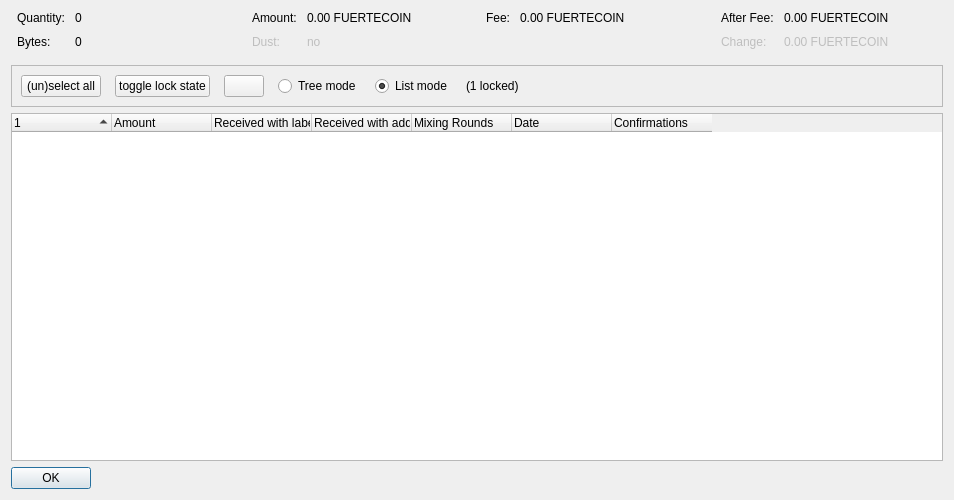
<?xml version="1.0" encoding="UTF-8"?>
<ui version="4.0">
 <class>CoinControlDialog</class>
 <widget class="QDialog" name="CoinControlDialog">
  <property name="geometry">
   <rect>
    <x>0</x>
    <y>0</y>
    <width>954</width>
    <height>500</height>
   </rect>
  </property>
  <property name="windowTitle">
   <string>Coin Selection</string>
  </property>
  <layout class="QVBoxLayout" name="verticalLayout">
   <item>
    <layout class="QHBoxLayout" name="horizontalLayoutTop" stretch="0,0,0,0">
     <property name="topMargin">
      <number>0</number>
     </property>
     <property name="bottomMargin">
      <number>10</number>
     </property>
     <item>
      <layout class="QFormLayout" name="formLayoutCoinControl1">
       <property name="horizontalSpacing">
        <number>10</number>
       </property>
       <property name="verticalSpacing">
        <number>10</number>
       </property>
       <property name="leftMargin">
        <number>6</number>
       </property>
       <property name="rightMargin">
        <number>6</number>
       </property>
       <item row="0" column="0">
        <widget class="QLabel" name="labelCoinControlQuantityText">
         <property name="text">
          <string>Quantity:</string>
         </property>
        </widget>
       </item>
       <item row="0" column="1">
        <widget class="QLabel" name="labelCoinControlQuantity">
         <property name="cursor">
          <cursorShape>IBeamCursor</cursorShape>
         </property>
         <property name="contextMenuPolicy">
          <enum>Qt::ActionsContextMenu</enum>
         </property>
         <property name="text">
          <string notr="true">0</string>
         </property>
         <property name="textInteractionFlags">
          <set>Qt::LinksAccessibleByMouse|Qt::TextSelectableByKeyboard|Qt::TextSelectableByMouse</set>
         </property>
        </widget>
       </item>
       <item row="1" column="0">
        <widget class="QLabel" name="labelCoinControlBytesText">
         <property name="text">
          <string>Bytes:</string>
         </property>
        </widget>
       </item>
       <item row="1" column="1">
        <widget class="QLabel" name="labelCoinControlBytes">
         <property name="cursor">
          <cursorShape>IBeamCursor</cursorShape>
         </property>
         <property name="contextMenuPolicy">
          <enum>Qt::ActionsContextMenu</enum>
         </property>
         <property name="text">
          <string notr="true">0</string>
         </property>
         <property name="textInteractionFlags">
          <set>Qt::LinksAccessibleByMouse|Qt::TextSelectableByKeyboard|Qt::TextSelectableByMouse</set>
         </property>
        </widget>
       </item>
      </layout>
     </item>
     <item>
      <layout class="QFormLayout" name="formLayoutCoinControl2">
       <property name="horizontalSpacing">
        <number>10</number>
       </property>
       <property name="verticalSpacing">
        <number>10</number>
       </property>
       <property name="leftMargin">
        <number>6</number>
       </property>
       <property name="rightMargin">
        <number>6</number>
       </property>
       <item row="0" column="0">
        <widget class="QLabel" name="labelCoinControlAmountText">
         <property name="text">
          <string>Amount:</string>
         </property>
        </widget>
       </item>
       <item row="0" column="1">
        <widget class="QLabel" name="labelCoinControlAmount">
         <property name="cursor">
          <cursorShape>IBeamCursor</cursorShape>
         </property>
         <property name="contextMenuPolicy">
          <enum>Qt::ActionsContextMenu</enum>
         </property>
         <property name="text">
          <string notr="true">0.00 FUERTECOIN</string>
         </property>
         <property name="textInteractionFlags">
          <set>Qt::LinksAccessibleByMouse|Qt::TextSelectableByKeyboard|Qt::TextSelectableByMouse</set>
         </property>
        </widget>
       </item>
       <item row="1" column="0">
        <widget class="QLabel" name="labelCoinControlLowOutputText">
         <property name="enabled">
          <bool>false</bool>
         </property>
         <property name="text">
          <string>Dust:</string>
         </property>
        </widget>
       </item>
       <item row="1" column="1">
        <widget class="QLabel" name="labelCoinControlLowOutput">
         <property name="enabled">
          <bool>false</bool>
         </property>
         <property name="cursor">
          <cursorShape>IBeamCursor</cursorShape>
         </property>
         <property name="contextMenuPolicy">
          <enum>Qt::ActionsContextMenu</enum>
         </property>
         <property name="text">
          <string notr="true">no</string>
         </property>
         <property name="textInteractionFlags">
          <set>Qt::LinksAccessibleByMouse|Qt::TextSelectableByKeyboard|Qt::TextSelectableByMouse</set>
         </property>
        </widget>
       </item>
      </layout>
     </item>
     <item>
      <layout class="QFormLayout" name="formLayoutCoinControl3">
       <property name="horizontalSpacing">
        <number>10</number>
       </property>
       <property name="verticalSpacing">
        <number>10</number>
       </property>
       <property name="leftMargin">
        <number>6</number>
       </property>
       <property name="rightMargin">
        <number>6</number>
       </property>
       <item row="0" column="0">
        <widget class="QLabel" name="labelCoinControlFeeText">
         <property name="text">
          <string>Fee:</string>
         </property>
        </widget>
       </item>
       <item row="0" column="1">
        <widget class="QLabel" name="labelCoinControlFee">
         <property name="cursor">
          <cursorShape>IBeamCursor</cursorShape>
         </property>
         <property name="contextMenuPolicy">
          <enum>Qt::ActionsContextMenu</enum>
         </property>
         <property name="text">
          <string notr="true">0.00 FUERTECOIN</string>
         </property>
         <property name="textInteractionFlags">
          <set>Qt::LinksAccessibleByMouse|Qt::TextSelectableByKeyboard|Qt::TextSelectableByMouse</set>
         </property>
        </widget>
       </item>
      </layout>
     </item>
     <item>
      <layout class="QFormLayout" name="formLayoutCoinControl4">
       <property name="horizontalSpacing">
        <number>10</number>
       </property>
       <property name="verticalSpacing">
        <number>10</number>
       </property>
       <property name="leftMargin">
        <number>6</number>
       </property>
       <property name="rightMargin">
        <number>6</number>
       </property>
       <item row="0" column="0">
        <widget class="QLabel" name="labelCoinControlAfterFeeText">
         <property name="text">
          <string>After Fee:</string>
         </property>
        </widget>
       </item>
       <item row="0" column="1">
        <widget class="QLabel" name="labelCoinControlAfterFee">
         <property name="cursor">
          <cursorShape>IBeamCursor</cursorShape>
         </property>
         <property name="contextMenuPolicy">
          <enum>Qt::ActionsContextMenu</enum>
         </property>
         <property name="text">
          <string notr="true">0.00 FUERTECOIN</string>
         </property>
         <property name="textInteractionFlags">
          <set>Qt::LinksAccessibleByMouse|Qt::TextSelectableByKeyboard|Qt::TextSelectableByMouse</set>
         </property>
        </widget>
       </item>
       <item row="1" column="0">
        <widget class="QLabel" name="labelCoinControlChangeText">
         <property name="enabled">
          <bool>false</bool>
         </property>
         <property name="text">
          <string>Change:</string>
         </property>
        </widget>
       </item>
       <item row="1" column="1">
        <widget class="QLabel" name="labelCoinControlChange">
         <property name="enabled">
          <bool>false</bool>
         </property>
         <property name="cursor">
          <cursorShape>IBeamCursor</cursorShape>
         </property>
         <property name="contextMenuPolicy">
          <enum>Qt::ActionsContextMenu</enum>
         </property>
         <property name="text">
          <string notr="true">0.00 FUERTECOIN</string>
         </property>
         <property name="textInteractionFlags">
          <set>Qt::LinksAccessibleByMouse|Qt::TextSelectableByKeyboard|Qt::TextSelectableByMouse</set>
         </property>
        </widget>
       </item>
      </layout>
     </item>
    </layout>
   </item>
   <item>
    <widget class="QFrame" name="frame">
     <property name="minimumSize">
      <size>
       <width>0</width>
       <height>40</height>
      </size>
     </property>
     <property name="frameShape">
      <enum>QFrame::StyledPanel</enum>
     </property>
     <property name="frameShadow">
      <enum>QFrame::Sunken</enum>
     </property>
     <layout class="QHBoxLayout" name="horizontalLayout">
      <item>
       <layout class="QHBoxLayout" name="horizontalLayoutPanel" stretch="0,0,0,0,0,0,0">
        <property name="spacing">
         <number>14</number>
        </property>
        <item>
         <widget class="QPushButton" name="pushButtonSelectAll">
          <property name="sizePolicy">
           <sizepolicy hsizetype="Maximum" vsizetype="Fixed">
            <horstretch>0</horstretch>
            <verstretch>0</verstretch>
           </sizepolicy>
          </property>
          <property name="text">
           <string>(un)select all</string>
          </property>
          <property name="autoDefault">
           <bool>false</bool>
          </property>
         </widget>
        </item>
        <item>
         <widget class="QPushButton" name="pushButtonToggleLock">
          <property name="sizePolicy">
           <sizepolicy hsizetype="Maximum" vsizetype="Fixed">
            <horstretch>0</horstretch>
            <verstretch>0</verstretch>
           </sizepolicy>
          </property>
          <property name="text">
           <string>toggle lock state</string>
          </property>
          <property name="autoDefault">
           <bool>false</bool>
          </property>
         </widget>
        </item>
        <item>
         <widget class="QPushButton" name="hideButton">
          <property name="sizePolicy">
           <sizepolicy hsizetype="Maximum" vsizetype="Fixed">
            <horstretch>0</horstretch>
            <verstretch>0</verstretch>
           </sizepolicy>
          </property>
          <property name="text">
           <string/>
          </property>
          <property name="autoDefault">
           <bool>false</bool>
          </property>
         </widget>
        </item>
        <item>
         <widget class="QRadioButton" name="radioTreeMode">
          <property name="sizePolicy">
           <sizepolicy hsizetype="Maximum" vsizetype="Fixed">
            <horstretch>0</horstretch>
            <verstretch>0</verstretch>
           </sizepolicy>
          </property>
          <property name="text">
           <string>Tree mode</string>
          </property>
         </widget>
        </item>
        <item>
         <widget class="QRadioButton" name="radioListMode">
          <property name="sizePolicy">
           <sizepolicy hsizetype="Maximum" vsizetype="Fixed">
            <horstretch>0</horstretch>
            <verstretch>0</verstretch>
           </sizepolicy>
          </property>
          <property name="text">
           <string>List mode</string>
          </property>
          <property name="checked">
           <bool>true</bool>
          </property>
         </widget>
        </item>
        <item>
         <widget class="QLabel" name="labelLocked">
          <property name="text">
           <string>(1 locked)</string>
          </property>
         </widget>
        </item>
        <item>
         <spacer name="horizontalSpacer">
          <property name="orientation">
           <enum>Qt::Horizontal</enum>
          </property>
          <property name="sizeHint" stdset="0">
           <size>
            <width>40</width>
            <height>20</height>
           </size>
          </property>
         </spacer>
        </item>
       </layout>
      </item>
     </layout>
    </widget>
   </item>
   <item>
    <widget class="CoinControlTreeWidget" name="treeWidget">
     <property name="contextMenuPolicy">
      <enum>Qt::CustomContextMenu</enum>
     </property>
     <property name="sortingEnabled">
      <bool>false</bool>
     </property>
     <property name="columnCount">
      <number>7</number>
     </property>
     <attribute name="headerShowSortIndicator" stdset="0">
      <bool>true</bool>
     </attribute>
     <attribute name="headerStretchLastSection">
      <bool>false</bool>
     </attribute>
     <column>
      <property name="text">
       <string/>
      </property>
     </column>
     <column>
      <property name="text">
       <string>Amount</string>
      </property>
     </column>
     <column>
      <property name="text">
       <string>Received with label</string>
      </property>
     </column>
     <column>
      <property name="text">
       <string>Received with address</string>
      </property>
     </column>
     <column>
      <property name="text">
       <string>Mixing Rounds</string>
      </property>
     </column>
     <column>
      <property name="text">
       <string>Date</string>
      </property>
     </column>
     <column>
      <property name="text">
       <string>Confirmations</string>
      </property>
      <property name="toolTip">
       <string>Confirmed</string>
      </property>
     </column>
    </widget>
   </item>
   <item>
    <widget class="QDialogButtonBox" name="buttonBox">
     <property name="sizePolicy">
      <sizepolicy hsizetype="Maximum" vsizetype="Fixed">
       <horstretch>0</horstretch>
       <verstretch>0</verstretch>
      </sizepolicy>
     </property>
     <property name="orientation">
      <enum>Qt::Horizontal</enum>
     </property>
     <property name="standardButtons">
      <set>QDialogButtonBox::Ok</set>
     </property>
    </widget>
   </item>
  </layout>
 </widget>
 <customwidgets>
  <customwidget>
   <class>CoinControlTreeWidget</class>
   <extends>QTreeWidget</extends>
   <header>qt/coincontroltreewidget.h</header>
  </customwidget>
 </customwidgets>
 <resources/>
 <connections/>
</ui>
